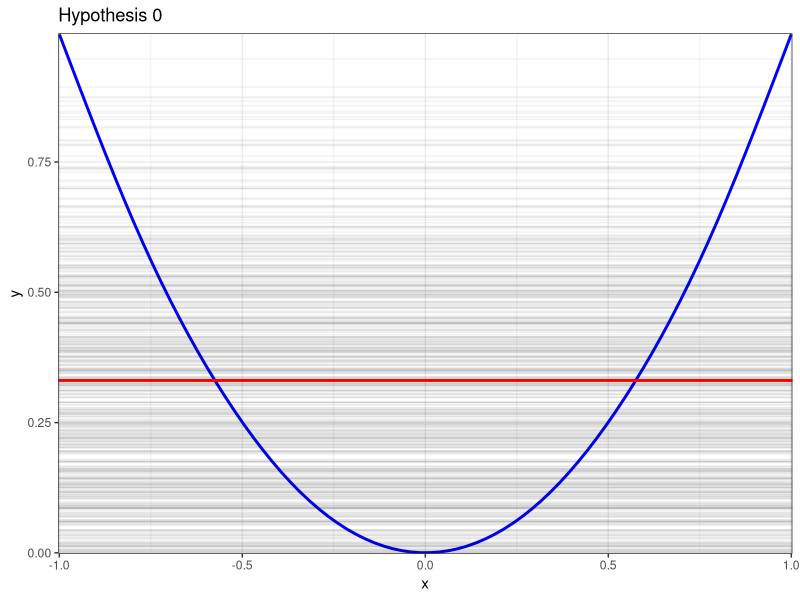
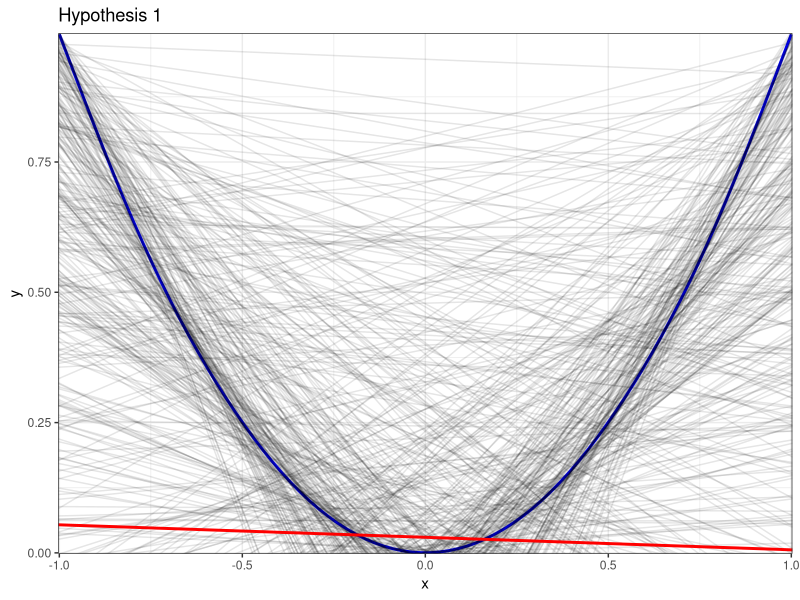

Reproduce these figures in R, in order. (Note: a time limit stopped this script after it produced the figures.)
## ---- chunk 1
library(ggplot2)
library(tidyr)
library(tidyverse)
library(dplyr)
## ---- chunk 2
# Model H0: y = coef_0
# Model H1: y = coef_1a + coef_1b
n_out <- 20000
epsilon <- 0

# For each iteration, I'd like to record the following values
coef_0 <- vector()
coef_1a <- vector()
coef_1b <- vector()
MSE_0 <- rep(0, 500)
MSE_1 <- rep(0, 500)

# Here we randomly draw a test set
set.seed(12345)
x_out <- runif(n_out, min = -1, max = 1)
y_out <- x_out^2 + epsilon

# Fit the model with 2 training sets, and calculate the MSE of each model we fit
for (i in 1:500){
  x <- runif(n = 2, min = -1, max = 1)
  y <- x^2 + epsilon
  coef_0 <- c(coef_0, (y[1]+y[2])/2)
  coef_1a <- c(coef_1a, y[1] - x[1]*(y[2]-y[1])/(x[2]-x[1]))
  coef_1b <- c(coef_1b, (y[2]-y[1])/(x[2]-x[1]))
  for (j in 1:n_out){
    MSE_0[i] = MSE_0[i] + ((y_out[j] - coef_0[i])^2)/n_out
    MSE_1[i] = MSE_1[i] + ((y_out[j] - coef_1a[i] - coef_1b[i] * x_out[j])^2)/n_out
  }
}
## ---- chunk 3
# Here's the code for the H_0 plot
plot_data <- data.frame(x = x_out, y = y_out)
plot_data %>%
  ggplot() + theme_bw() +
  geom_smooth(aes(x = x, y = y), color = 'blue') +
  geom_hline(yintercept = coef_0, alpha = 0.05) +
  geom_hline(yintercept = mean(coef_0), color = 'red', size = 1) +
  scale_y_continuous(expand = c(0.001, 0.001)) +
  scale_x_continuous(expand = c(0.001, 0.001)) +
  labs(
    title = "Hypothesis 0"
  )
## ---- chunk 4
# Here's the code for the H_1 plot
plot_data %>%
  ggplot() + theme_bw() +
  geom_smooth(aes(x = x, y = y), color = 'blue') +
  geom_abline(intercept = coef_1a, slope = coef_1b, alpha = 0.1) +
  geom_abline(intercept = mean(coef_1a), slope = mean(coef_1b), color = 'red', size = 1) +
  scale_y_continuous(expand = c(0.001, 0.001)) +
  scale_x_continuous(expand = c(0.001, 0.001)) +
  labs(
    title = "Hypothesis 1"
  )
## ---- chunk 5
# To verify the bias-variance trade-off rigorously, we examine the first model
OverallMSE_0 <- mean(MSE_0)
bias <- vector()
variance <- vector()
for (i in 1:20000){
  bias[i] <- (mean(coef_0) - y_out[i])^2
}
bias_0 <- mean(bias)
for (i in 1:500){
  variance[i] <- (mean(coef_0) - coef_0[i])^2
}
variance_0 <- mean(variance)
# Display it tidily
model_0 <- data.frame("OverallMSE" = OverallMSE_0, "Bias" = bias_0, "Var" = variance_0)
model_0
# If the decomposition is correct, it shall return 0
model_0$OverallMSE - model_0$Bias - model_0$Var
## ---- chunk 6
# Similarly, we can do this to the second model
OverallMSE_1 <- mean(MSE_1)
bias <- vector()
variance <- rep(0, n_out)
for (i in 1:20000){
  bias[i] <- (mean(coef_1a) + mean(coef_1b)*x_out[i] - y_out[i])^2
}
bias_1 <- mean(bias)
for (i in 1:500){
  for (j in 1:n_out){
    variance[i] = variance[i] + ((mean(coef_1a) + mean(coef_1b)*x_out[j] - coef_1a[i] - coef_1b[i]*x_out[j])^2)/500
  }
}

variance_1 <- mean(variance)
# Display it tidily
model_1 <- data.frame("OverallMSE" = OverallMSE_1, "Bias" = bias_1, "Var" = variance_1)
model_1
# If the decomposition is correct, it shall return 0
model_1$OverallMSE - model_1$Bias - model_1$Var
## ---- chunk 7
# Model H0: y = coef_0
# Model H1: y = coef_1a + coef_1b
n_out <- 20000
epsilon <- rnorm(n_out, 0, 0.1)

# For each iteration, I'd like to record the following values
coef_0 <- vector()
coef_1a <- vector()
coef_1b <- vector()
MSE_0 <- rep(0, 500)
MSE_1 <- rep(0, 500)

# Here we randomly draw a test set
set.seed(12345)
x_out <- runif(n_out, min = -1, max = 1)
y_out <- x_out^2 + epsilon

# Fit the model with 2 training sets, and calculate the MSE of each model we fit
for (i in 1:500){
  x <- runif(n = 2, min = -1, max = 1)
  y <- x^2 + epsilon
  coef_0 <- c(coef_0, (y[1]+y[2])/2)
  coef_1a <- c(coef_1a, y[1] - x[1]*(y[2]-y[1])/(x[2]-x[1]))
  coef_1b <- c(coef_1b, (y[2]-y[1])/(x[2]-x[1]))
  for (j in 1:n_out){
    MSE_0[i] = MSE_0[i] + ((y_out[j] - coef_0[i])^2)/n_out
    MSE_1[i] = MSE_1[i] + ((y_out[j] - coef_1a[i] - coef_1b[i] * x_out[j])^2)/n_out
  }
}
## ---- chunk 8
# Here's the code for the H_0 plot
plot_data <- data.frame(x = x_out, y = y_out)
plot_data %>%
  ggplot() + theme_bw() +
  geom_point(aes(x = x, y = y), color = 'blue', alpha = 0.02) +
  geom_smooth(aes(x = x, y = y), color = 'blue') +
  geom_hline(yintercept = coef_0, alpha = 0.05) +
  geom_hline(yintercept = mean(coef_0), color = 'red', size = 1) +
  scale_y_continuous(expand = c(0.001, 0.001)) +
  scale_x_continuous(expand = c(0.001, 0.001)) +
  labs(
    title = "Hypothesis 0"
  )
## ---- chunk 9
# Here's the code for the H_1 plot
plot_data %>%
  ggplot() + theme_bw() +
  geom_smooth(aes(x = x, y = y), color = 'blue') +
  geom_point(aes(x = x, y = y), color = 'blue', alpha = 0.02) +
  geom_abline(intercept = coef_1a, slope = coef_1b, alpha = 0.05) +
  geom_abline(intercept = mean(coef_1a), slope = mean(coef_1b), color = 'red', size = 1) +
  scale_y_continuous(expand = c(0.001, 0.001)) +
  scale_x_continuous(expand = c(0.001, 0.001)) +
  labs(
    title = "Hypothesis 1"
  )
## ---- chunk 10
# To verify the bias-variance trade-off rigorously, we examine the first model
OverallMSE_0 <- mean(MSE_0)
bias <- vector()
variance <- vector()
for (i in 1:20000){
  bias[i] <- (mean(coef_0) - x_out[i]^2)^2
}
bias_0 <- mean(bias)
for (i in 1:500){
  variance[i] <- (mean(coef_0) - coef_0[i])^2
}
variance_0 <- mean(variance)
# Display it tidily
model_0 <- data.frame("OverallMSE" = OverallMSE_0, "Bias" = bias_0, "Var" = variance_0)
model_0
# If the decomposition is correct, it shall return 0
model_0$OverallMSE - model_0$Bias - model_0$Var - 0.01
## ---- chunk 11
OverallMSE_1 <- mean(MSE_1)
bias <- vector()
variance <- rep(0, n_out)
for (i in 1:20000){
  bias[i] <- (mean(coef_1a) + mean(coef_1b)*x_out[i] - x_out[i]^2)^2
}
bias_1 <- mean(bias)
for (i in 1:500){
  for (j in 1:n_out){
    variance[i] = variance[i] + ((mean(coef_1a) + mean(coef_1b)*x_out[j] - coef_1a[i] - coef_1b[i]*x_out[j])^2)/500
  }
}

variance_1 <- mean(variance)
# Display it tidily
model_1 <- data.frame("OverallMSE" = OverallMSE_1, "Bias" = bias_1, "Var" = variance_1)
model_1
# If the decomposition is correct, it shall return 0
model_1$OverallMSE - model_1$Bias - model_1$Var - 0.01
